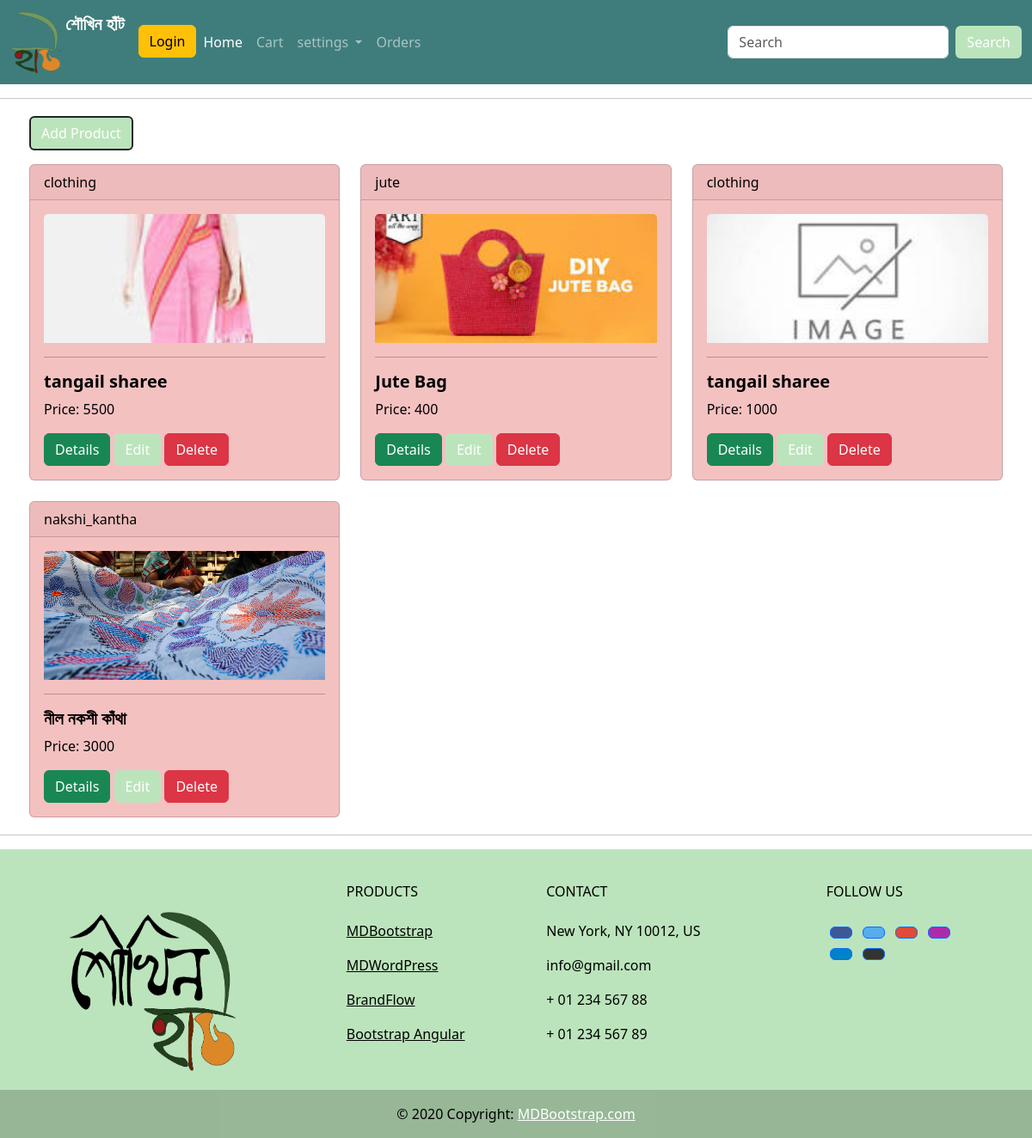
Page /product_details/ on the committed database.
### shoukhin/models.py (models this page shows, shortened)
class product(models.Model):
    CATEGORY_CHOICES = CATEGORY_CHOICES = [
        ('jute', 'Jute'),
        ('clothing', 'Clothing'),
        ('jewellery', 'Jewellery'),
        ('food', 'Food'),
        ('home_decor', 'Home Decor'),
        ('pottery', 'Pottery'),
        ('nakshi_kantha', 'Nakshi Kantha'),
        ('others', 'Others'),
    ]
    name = models.CharField(max_length=200)
    price = models.IntegerField()
    description = models.TextField(blank=True,null=True)
    measurements = models.CharField(max_length=300)
    category = models.CharField(max_length=100, choices=CATEGORY_CHOICES, default='others')
    image = models.ImageField(upload_to='static/images', blank=True, null=True, default='static/images/default_no_img.jfif')
    stock = models.IntegerField(default=0)

### shoukhin/views.py (the view)
# urls.py: path('product_details/', s_view.product_details, name='product_details'),
def product_details(request):
    pro = product.objects.all()
    context={
        'product':pro,
    }
    return  render(request,template_name='body/product_details.html',context=context)

### shoukhin/template/body/product_details.html (shortened to what this page needs)
{% extends 'body/main.html' %}
{% load static %}
{% block content %}
<a href="{% url 'add_product' %}" class="btn custom-btn mb-3 border border-dark border-2">Add Product</a>
<div class="row row-cols-1 row-cols-md-2 row-cols-lg-3 g-4">
  {% for p in product %}
  <div class="col">
    <div class="card custom-card">
      <div class="card-header">{{ p.category }}</div>
      <div class="card-body">
        <img src="{{ p.image.url }}" class="card-img-top" alt="Product Image">
        <hr>
        <h5 class="card-title"><b>{{ p.name }}</b></h5>
        <p class="card-text">Price: {{ p.price }}</p>
        <a href="{% url 'view_product' p.id %}" class="btn btn-success">Details</a>
        <a href="{% url 'edit_product' p.id %}" class="btn custom-btn">Edit</a>
        <button type="button" class="btn btn-danger" onclick="confirmDelete({{ p.id }})">Delete</button>
      </div>
    </div>
  </div>
  {% endfor %}
</div>
{% endblock %}

### shoukhin/template/body/navbar.html (style rules this page uses)
.custom-btn { background-color: #BCE4BC; color: #fff; }

### shoukhin/template/body/product_details.html (style rules this page uses)
.card-img-top { height: 150px; object-fit: cover; }
.custom-card { background-color: #f4c1c1; color: #000000; height: 100%; }

### rows in the picture
product: category "clothing", image (picture), name "tangail sharee", price "5500"
product: category "jute", image (picture), name "Jute Bag", price "400"
product: category "clothing", image (placeholder picture), name "tangail sharee", price "1000"
product: category "nakshi_kantha", image (picture), name "নীল নকশী কাঁথা", price "3000"
